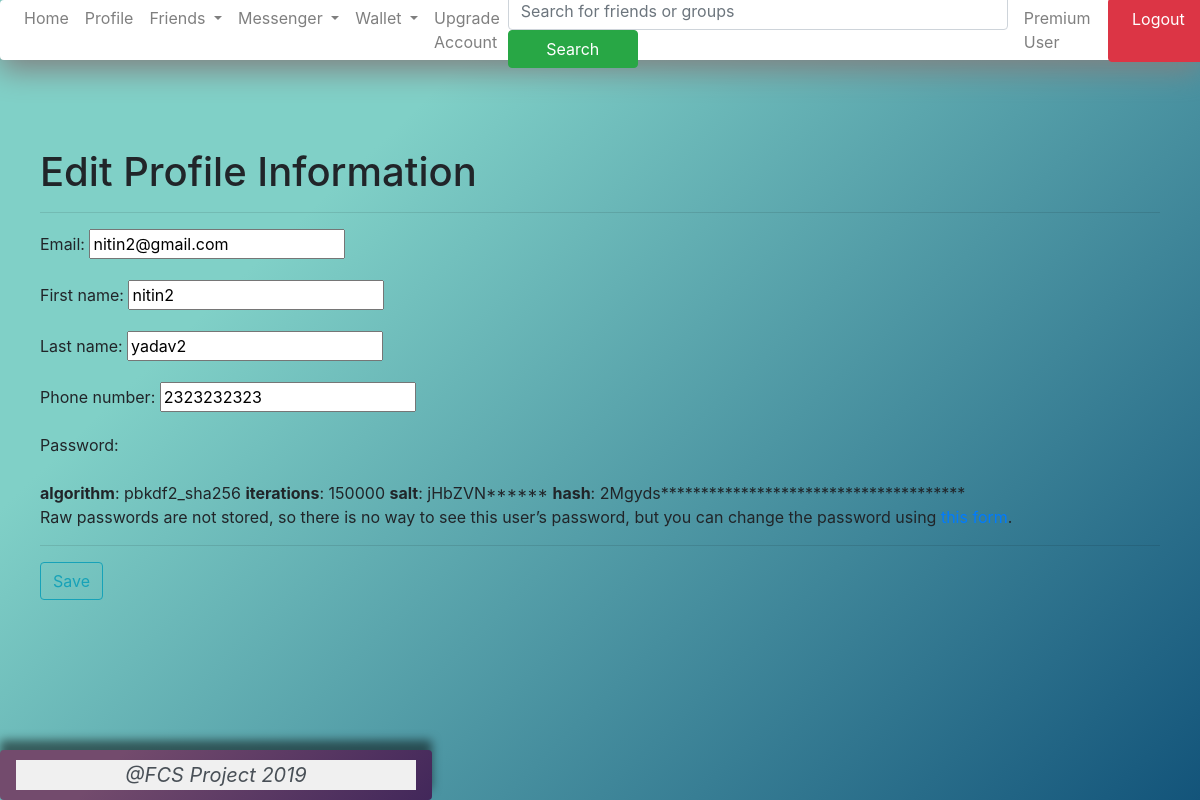
Screenshot of /profile/edit/ (signed in) with the database file from the repository.
### account/models.py (models this page shows, shortened)
class Account(AbstractBaseUser):
	email = models.EmailField(verbose_name="email", max_length=60, unique=True)
	username = models.CharField(verbose_name="username", max_length=30, unique=True)
	first_name = models.CharField(verbose_name="first name", max_length=30)
	last_name = models.CharField(verbose_name="last name", max_length=30)
	phone_no = models.CharField(verbose_name="phone number", max_length=10, unique=True)
	date_joined = models.DateTimeField(verbose_name="data joined", auto_now_add=True)
	last_login = models.DateTimeField(verbose_name="last login", auto_now=True)
	is_admin = models.BooleanField(default=False)
	is_active = models.BooleanField(default=True)
	is_staff = models.BooleanField(default=False)
	is_superuser = models.BooleanField(default=False)
	is_casual_user = models.BooleanField(default=True)
	is_premium_user = models.BooleanField(default=False)
	is_commercial_user = models.BooleanField(default=False)
	is_verified = models.BooleanField(default=False)
	premium_type = models.IntegerField(default=0, verbose_name="premium_type")
	USERNAME_FIELD = 'email'
	REQUIRED_FIELDS = ['username', 'first_name', 'last_name', 'phone_no']
	objects = MyAccountManager()

### dashboard/views.py (the view)
# urls.py: url(r'^profile/edit/$', edit_profile_info_view, name="edit_profile_info"),
def edit_profile_info_view(request):
	if not request.user.is_authenticated:
		return redirect('login')
	args = {}
	if request.method == "POST":
		form = EditProfileForm(request.POST, instance=request.user)
		if form.is_valid():
			form.save()
			return redirect('profile')
	else:
		form = EditProfileForm(instance=request.user)
		args = {'edit_profile_info_form': form}
		return render(request, 'edit_profile_info.html', args)

### dashboard/forms.py
class EditProfileForm(UserChangeForm):
	class Meta:
		model = Account
		fields = (
			'email',
			'first_name',
			'last_name',
			'phone_no',
			'password'
		)

### dashboard/templates/edit_profile_info.html (shortened to what this page needs)
{% extends "dashboard/base.html" %}
{% block content %}
<div class="container-fluid" style="
	padding: 40px;
">
	<h1> Edit Profile Information </h1>
	<hr>
	<form method="POST">
		{{ edit_profile_info_form.as_p }}
		<hr>
		<button type="submit" class="btn btn-outline-info">Save</button>
	</form>
</div>
{% endblock %}

### rows the page displays
Account: email "nitin2@gmail.com", first_name "nitin2", last_name "yadav2", phone_no "2323232323"
